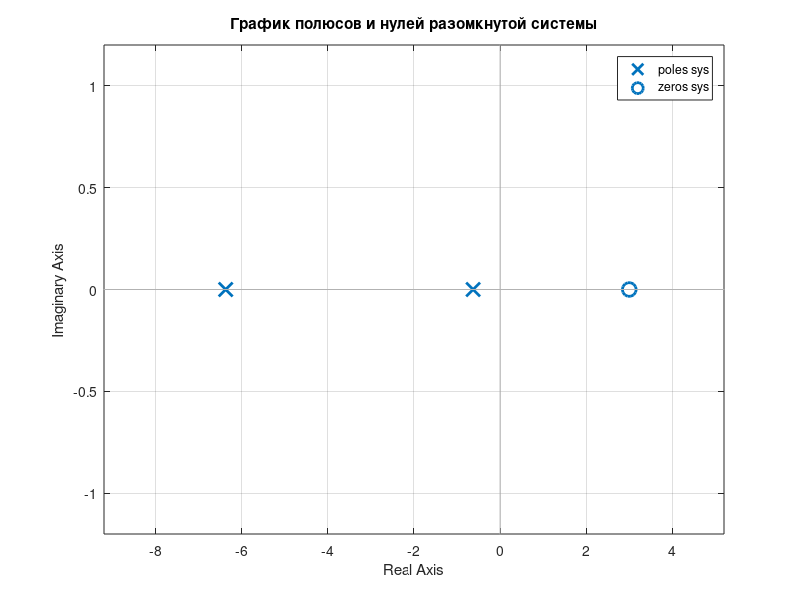
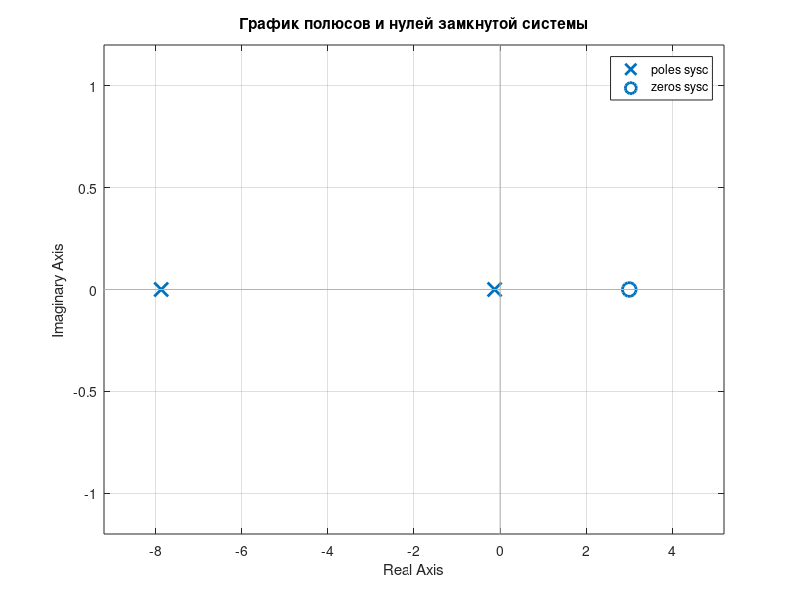

The MATLAB source for these figures, in order:
% Определение передаточной функции 
s = tf('s');
sys_1 = ((s-3.49)*(s+0.79))/((s-0.33)*(s-0.46)*(s+2.36)*(s+2)*(s-0.15));

sys_2 = (s-3.94)/((s+1.04)*(s+0.34)*(s+1.9)*(s+1.38)*(s+0.67));

sys_3 = ((s+3.09)*(s+1.47)*(s+2.17)*(s+0.86)*(s+1.13))/((s-1.01)*(s-0.67)*(s+0.34)*(s+3.97)*(s-0.24));

k = 1;
w_1 = k * (s-3)/(s^2+7*s+4);
w_2 = k * (100*s^2+40*s+4)/(100*s^3-15*s^2-8*s-0.6);

sys = w_1;

figure(1) 
pzmap(sys) 
title('График полюсов и нулей разомкнутой системы') 



figure(2) 
sysc = feedback(sys,1); 
pzmap(sysc) 
title('График полюсов и нулей замкнутой системы') 

sys_1;